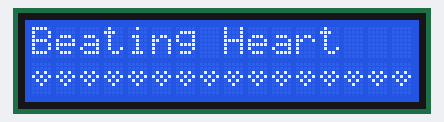
Recording of a program running on a simulated Arduino Uno, built with avr-gcc and run on an emulated ATmega328P. Parts: 16×2 character LCD.

Above: at 0.21 s.
At 6.96 s:
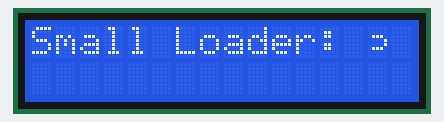
At 12.98 s:
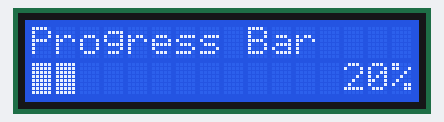
At 19.04 s:
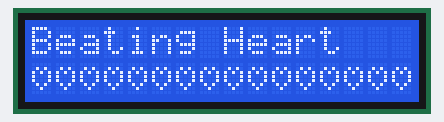
At 27.43 s:
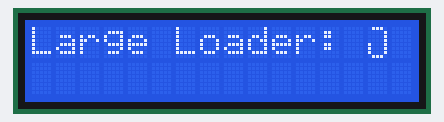
At 35.9 s:
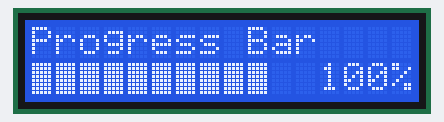

Measured:
- what the display in image 3 shows lasts 0.4 s, from 18.8 s to 19.2 s

The program:

main.cpp
```cpp
#include <Arduino.h>
#include <config.cpp>
#include <beatingHeart.cpp>
#include <circularLoader.cpp>
#include <barLoader.cpp>

void setup() {}

void loop() {
  //Beating Heart Animation
  beatHeartOnLCD(5);
  delay(1000);
  //Small size Loader Animation
  smallLoaderOnLCD(2000);
  delay(1000);
  //Large Size Loader Animation
  largeLoaderOnLCD(2000);
  delay(1000);
  //Bar Loader Animation
  barLoaderOnLCD(5000);
  delay(1000);
}
```

config.cpp
```cpp
#ifndef CONFIG_CPP
#define CONFIG_CPP

#include <Arduino.h>
#include <LiquidCrystal.h>

const int rs = 12, en = 11, d4 = 5, d5 = 4, d6 = 3, d7 = 2;

LiquidCrystal lcd(rs, en, d4, d5, d6, d7);

#endif
```

barLoader.cpp
```cpp
#include <Arduino.h>
#include <config.cpp>

void clear_space(uint8_t coloumn,uint8_t rows, uint8_t numOfClearSpaces);

void barLoaderOnLCD(int timeInMilliSeconds){
    int delayTime = timeInMilliSeconds/50;
    int percent = 0;
    uint8_t col = 0;
    uint8_t row = 0;

    //Making bytes for custom characters
    byte one[8]{
        0b10000,
        0b10000,
        0b10000,
        0b10000,
        0b10000,
        0b10000,
        0b10000,
        0b10000
    };
    byte two[8]{
        0b11000,
        0b11000,
        0b11000,
        0b11000,
        0b11000,
        0b11000,
        0b11000,
        0b11000
    };
    byte three[8]{
        0b11100,
        0b11100,
        0b11100,
        0b11100,
        0b11100,
        0b11100,
        0b11100,
        0b11100
    };
    byte four[8]{
        0b11110,
        0b11110,
        0b11110,
        0b11110,
        0b11110,
        0b11110,
        0b11110,
        0b11110
    };
    byte five[8]{
        0b11111,
        0b11111,
        0b11111,
        0b11111,
        0b11111,
        0b11111,
        0b11111,
        0b11111
    };

    //Assigning custom character the byte number
    lcd.createChar(1,one);
    lcd.createChar(2,two);
    lcd.createChar(3,three);
    lcd.createChar(4,four);
    lcd.createChar(5,five);
    lcd.begin(16,2);
    lcd.setCursor(col,row);
    row++;
    lcd.print("Progress Bar");
    lcd.setCursor(13,1);
    lcd.print(percent);
    lcd.print('%');
    lcd.setCursor(col,row);

    for(int i=0; i<10; i++){
        lcd.write(byte(1));
        delay(10);
        percent+=2;
        if(percent/10 == 0){
            clear_space(12, 1, 3);
            lcd.setCursor(14,1);
            lcd.print(percent);
            lcd.print('%');
            lcd.setCursor(col,row);
        }
        else if(percent/100 == 0){
            clear_space(12, 1, 3);
            lcd.setCursor(13,1);
            lcd.print(percent);
            lcd.print('%');
            lcd.setCursor(col,row);
        }
        delay(delayTime);

        lcd.write(byte(2));
        delay(10);
        percent+=2;
        if(percent/10 == 0){
            clear_space(12, 1, 3);
            lcd.setCursor(14,1);
            lcd.print(percent);
            lcd.print('%');
            lcd.setCursor(col,row);
        }
        else if(percent/100 == 0){
            clear_space(12, 1, 3);
            lcd.setCursor(13,1);
            lcd.print(percent);
            lcd.print('%');
            lcd.setCursor(col,row);
        }
        delay(delayTime);

        lcd.write(byte(3));
        delay(10);
        percent+=2;
        if(percent/10 == 0){
            lcd.setCursor(14,1);
            lcd.print(percent);
            lcd.print('%');
            lcd.setCursor(col,row);
        }
        else if(percent/100 == 0){
            lcd.setCursor(13,1);
            lcd.print(percent);
            lcd.print('%');
            lcd.setCursor(col,row);
        }
        delay(delayTime);

        lcd.write(byte(4));
        delay(10);
        percent+=2;
        if(percent/10 == 0){
            lcd.setCursor(14,1);
            lcd.print(percent);
            lcd.print('%');
            lcd.setCursor(col,row);
        }
        else if(percent/100 == 0){
            lcd.setCursor(13,1);
            lcd.print(percent);
            lcd.print('%');
            lcd.setCursor(col,row);
        }
        delay(delayTime);

        lcd.write(byte(5));
        delay(10);
        percent+=2;
        if(percent/10 == 0){
            lcd.setCursor(14,1);
            lcd.print(percent);
            lcd.print('%');
            lcd.setCursor(col,row);
        }
        else if(percent/100 == 0){
            lcd.setCursor(13,1);
            lcd.print(percent);
            lcd.print('%');
            lcd.setCursor(col,row);
        }
        else if(percent == 100){
            lcd.setCursor(12,1);
            lcd.print(percent);
            lcd.print('%');
            lcd.setCursor(col,row);
        }
        delay(delayTime);

        col++;
        lcd.setCursor(col,row);
    }

}
void clear_space(uint8_t coloumn,uint8_t rows, uint8_t numOfClearSpaces){
    lcd.setCursor(coloumn, rows);
    for(int i=0; i<numOfClearSpaces; i++){
        lcd.print(" ");
    }
}
```

beatingHeart.cpp
```cpp
#include <Arduino.h>
#include <config.cpp>

//Creating custom characters
byte heart[8] = {
  0b00000,
  0b01010,
  0b10101,
  0b10001,
  0b10001,
  0b01010,
  0b00100,
  0b00000
};

byte smallHeart[8] = {
  0b00000,
  0b00000,
  0b01010,
  0b10101,
  0b01010,
  0b00100,
  0b00000,
  0b00000
};

void beatHeartOnLCD(int numTimes){
    // Assigning custom characters to byte numbers
    lcd.createChar(0,heart);
    lcd.createChar(1,smallHeart);
    lcd.begin(16,2);
    lcd.setCursor(0,0);
    lcd.print("Beating Heart");
    lcd.setCursor(0,1);

    for(int i=0; i<numTimes; i++){
        lcd.write(byte(1));
        lcd.write(byte(1));
        lcd.write(byte(1));
        lcd.write(byte(1));
        lcd.write(byte(1));
        lcd.write(byte(1));
        lcd.write(byte(1));
        lcd.write(byte(1));
        lcd.write(byte(1));
        lcd.write(byte(1));
        lcd.write(byte(1));
        lcd.write(byte(1));
        lcd.write(byte(1));
        lcd.write(byte(1));
        lcd.write(byte(1));
        lcd.write(byte(1));
        delay(300);
        lcd.setCursor(0,1);
        lcd.write(byte(0));
        lcd.write(byte(0));
        lcd.write(byte(0));
        lcd.write(byte(0));
        lcd.write(byte(0));
        lcd.write(byte(0));
        lcd.write(byte(0));
        lcd.write(byte(0));
        lcd.write(byte(0));
        lcd.write(byte(0));
        lcd.write(byte(0));
        lcd.write(byte(0));
        lcd.write(byte(0));
        lcd.write(byte(0));
        lcd.write(byte(0));
        lcd.write(byte(0));
        delay(400);
        lcd.setCursor(0,1);
    }
    lcd.clear();
}
```

circularLoader.cpp
```cpp
#include <Arduino.h>
#include <config.cpp>

void smallLoaderOnLCD(unsigned int timeInMilliSeconds) {
    //Creating Custom Characters
    byte circOne[8] = {
    0b00000,
    0b00000,
    0b00000,
    0b10001,
    0b10001,
    0b01110,
    0b00000,
    0b00000,
    };

    byte circTwo[8] = {
    0b00000,
    0b00000,
    0b01110,
    0b10000,
    0b10000,
    0b01110,
    0b00000,
    0b00000,
    };

    byte circThree[8] = {
    0b00000,
    0b00000,
    0b01110,
    0b10001,
    0b10001,
    0b00000,
    0b00000,
    0b00000,
    };

    byte circFour[8] = {
    0b00000,
    0b00000,
    0b01110,
    0b00001,
    0b00001,
    0b01110,
    0b00000,
    0b00000,
    };

    //Assigning custom characters to byte numbers
    lcd.createChar(1,circOne);
    lcd.createChar(2,circTwo);
    lcd.createChar(3,circThree);
    lcd.createChar(4,circFour);

    lcd.begin(16,2);
    lcd.clear();
    lcd.print("Small Loader:");
    lcd.setCursor(14,0);

    int startTime = millis();

    while((millis()-startTime) <= timeInMilliSeconds){
        lcd.write(byte(1));
        delay(200);
        lcd.rightToLeft();
        lcd.print(" ");
        lcd.leftToRight();

        lcd.write(byte(2));
        delay(200);
        lcd.rightToLeft();
        lcd.print(" ");
        lcd.leftToRight();

        lcd.write(byte(3));
        delay(200);
        lcd.rightToLeft();
        lcd.print(" ");
        lcd.leftToRight();

        lcd.write(byte(4));
        delay(200);
        lcd.rightToLeft();
        lcd.print(" ");
        lcd.leftToRight();
    }
    lcd.clear();
}

void largeLoaderOnLCD(unsigned int timeInMilliSeconds) {
    //Creating Custom characters
    byte circOne[8] = {
    0b00000,
    0b10001,
    0b10001,
    0b10001,
    0b10001,
    0b10001,
    0b10001,
    0b01110,
    };

    byte circTwo[8] = {
    0b01110,
    0b10000,
    0b10000,
    0b10000,
    0b10001,
    0b10001,
    0b10001,
    0b01110,
    };

    byte circThree[8] = {
    0b01110,
    0b10001,
    0b10001,
    0b10001,
    0b10000,
    0b10000,
    0b10000,
    0b01110,
    };

    byte circFour[8] = {
    0b01110,
    0b10001,
    0b10001,
    0b10001,
    0b10001,
    0b10001,
    0b10001,
    0b00000,
    };

    byte circFive[8] = {
    0b01110,
    0b10001,
    0b10001,
    0b10001,
    0b00001,
    0b00001,
    0b00001,
    0b01110,
    };

    byte circSix[8] = {
    0b01110,
    0b00001,
    0b00001,
    0b00001,
    0b10001,
    0b10001,
    0b10001,
    0b01110,
    };

    //Assigning Custom characters to byte numbers
    lcd.createChar(1,circOne);
    lcd.createChar(2,circTwo);
    lcd.createChar(3,circThree);
    lcd.createChar(4,circFour);
    lcd.createChar(5,circFive);
    lcd.createChar(6,circSix);

    lcd.begin(16,2);
    lcd.clear();
    lcd.print("Large Loader:");
    lcd.setCursor(14,0);

    int startTime = millis();

    while((millis()-startTime) <= timeInMilliSeconds){
        lcd.write(byte(1));
        delay(150);
        lcd.rightToLeft();
        lcd.print(" ");
        lcd.leftToRight();

        lcd.write(byte(2));
        delay(150);
        lcd.rightToLeft();
        lcd.print(" ");
        lcd.leftToRight();

        lcd.write(byte(3));
        delay(150);
        lcd.rightToLeft();
        lcd.print(" ");
        lcd.leftToRight();

        lcd.write(byte(4));
        delay(150);
        lcd.rightToLeft();
        lcd.print(" ");
        lcd.leftToRight();

        lcd.write(byte(5));
        delay(150);
        lcd.rightToLeft();
        lcd.print(" ");
        lcd.leftToRight();

        lcd.write(byte(6));
        delay(150);
        lcd.rightToLeft();
        lcd.print(" ");
        lcd.leftToRight();
    }
    lcd.clear();
}
```
